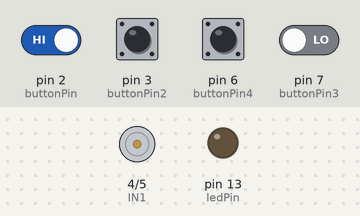
This sketch was run on a simulated Arduino Leonardo, built with avr-gcc and run on an emulated ATmega32U4. Shown: motor-driver pin pairs drawn as motors (green arrow = first pin HIGH = forward, orange = second pin HIGH = backward, longer = more drive), output pins drawn as LEDs (lit = HIGH). The inputs (shaded band) are chosen by the test bench; at power-on: pin 2 (buttonPin), pin 3 (buttonPin2), pin 6 (buttonPin4) HIGH, pin 7 (buttonPin3) LOW. What the sketch prints to the serial monitor is not drawn.

Above: at 1.2 s.
1.3 s: pin 6 (buttonPin4) pulled LOW for 1 s
At 1.8 s:
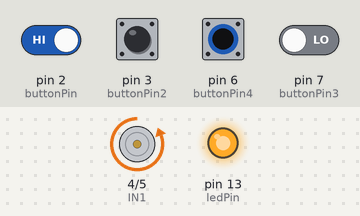
4.3 s: pin 3 (buttonPin2) pulled LOW for 0.15 s
At 5.4 s:
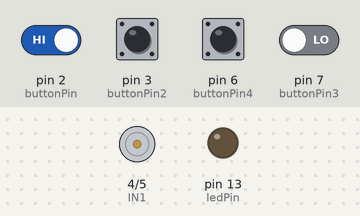
6.0 s: pin 6 (buttonPin4) pulled LOW for 0.15 s
At 6.1 s:
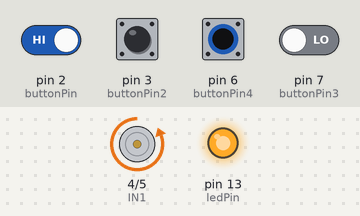
7.7 s: pin 6 (buttonPin4) pulled LOW for 1 s
At 10.2 s:
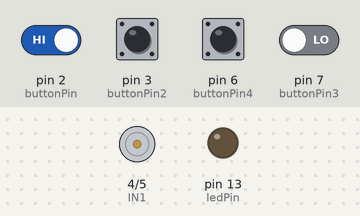
10.7 s: pin 2 (buttonPin) driven LOW and pin 3 (buttonPin2) driven LOW and pin 6 (buttonPin4) driven LOW and pin 7 (buttonPin3) driven HIGH
At 11.2 s:
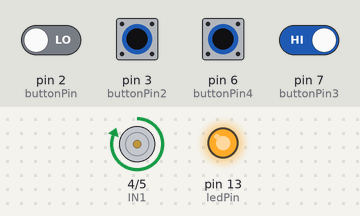
13.7 s: pin 2 (buttonPin) driven HIGH
At 14.3 s:
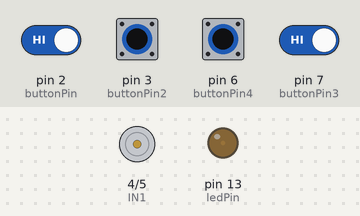
Timing chart, 0 to 16.2 s (numbered marks = the images above; inputs shaded):
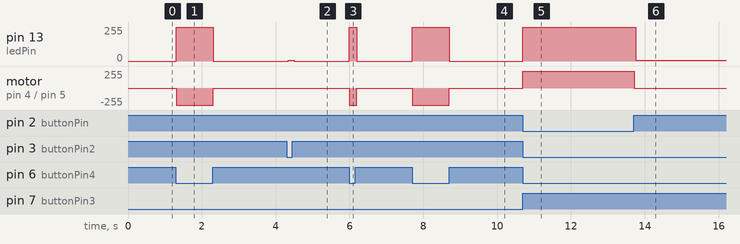

The sketch:

cod_1.ino
```cpp
const int buttonPin = 2;     // the number of the pushbutton pin
const int buttonPin2 = 3;
const int buttonPin3 = 7;     // the number of the pushbutton pin
const int buttonPin4 = 6;
const int ledPin =  13;      // the number of the LED pin

int buttonState = 0;         // variable for reading the pushbutton status
int buttonState2 = 0;
int buttonState3 = 0;         // variable for reading the pushbutton status
int buttonState4 = 0;

int IN1 = 4;
int IN2 = 5;

void setup() {
  Serial.begin(9600);
   while (!Serial) {
    ; // wait for serial port to connect. Needed for Leonardo only
  }

  // initialize the LED pin as an output:
  pinMode(ledPin, OUTPUT);
  // initialize the pushbutton pin as an input:

  pinMode(IN1, OUTPUT);
 pinMode(IN2, OUTPUT);

  pinMode(buttonPin, INPUT);
  pinMode(buttonPin2, INPUT);
}

void loop(){
  // read the state of the pushbutton value:
  buttonState = digitalRead(buttonPin);//2

  buttonState2 = digitalRead(buttonPin2);//3

  buttonState3 = digitalRead(buttonPin3);//7
  buttonState4 = digitalRead(buttonPin4);//6
//
  //FIM DE CURSO
  if(buttonState!=1&&buttonState3!=1)
  {
 // Serial.println("ligdos");
  }
  else{

  //abrir

  //fim de curso verde =3,chave =2
  if (buttonState2 == 0) {
     digitalWrite(ledPin, 1 );
     //Serial.println("ligou");
      if (buttonState == 1) {
      // turn LED on:
     digitalWrite(ledPin, 0);
      }
        else {
        // turn LED off:
        Serial.println("abrir");
          digitalWrite(ledPin,  1);
       digitalWrite(IN1, 1);
      digitalWrite(IN2, 0);
      delay(100);
       digitalWrite(IN1, 0);
      digitalWrite(IN2, 0  );
      }
  }
  else {
         digitalWrite(ledPin, 0);
       //Serial.println("deligado");
  }

  //-----------------------------------------
  // fim de curso =6, chave =7
   if (buttonState4 == 0) {
    //digitalWrite(ledPin, 1 );
      if (buttonState3 == 1) {
        digitalWrite(ledPin, 0);
      }
      else {
        Serial.println("fechar");
          // turn LED off:
          digitalWrite(ledPin,  1);
         digitalWrite(IN1, 0);
          digitalWrite(IN2, 1);
          delay(100);
          digitalWrite(IN1, 0);
          digitalWrite(IN2, 0  );
      }
  }
  else {
         digitalWrite(ledPin, 0 );
  }


           //  delay(100);
           //  buttonState4 = digitalRead(buttonPin4);
             Serial.println(buttonState2 );
           //  delay(100);

  }
 /* digitalWrite(IN1, HIGH);
digitalWrite(IN2, LOW);
 delay(2000);

 digitalWrite(IN1, LOW);
 digitalWrite(IN2, HIGH);
 delay(2000);*/
}
```

Measured:
- after the input at 1.3 s, pin 13 (ledPin): 0/255 → 255/255 at once, → 0/255 1.0 s later; motor on pin 4 (IN1) / pin 5 (IN2): stopped → backward 255/255 at once, → stopped 1.0 s later
- after the input at 4.3 s, pin 13 (ledPin): 0/255 → 7/255 at once, → 0/255 0.16 s later
- after the input at 6.0 s, pin 13 (ledPin): 0/255 → 255/255 at once, → 0/255 0.20 s later; motor on pin 4 (IN1) / pin 5 (IN2): stopped → backward 255/255 at once, → stopped 0.20 s later
- after the input at 7.7 s, pin 13 (ledPin): 0/255 → 255/255 at once, → 0/255 1.0 s later; motor on pin 4 (IN1) / pin 5 (IN2): stopped → backward 255/255 at once, → stopped 1.0 s later
- after the input at 10.7 s, pin 13 (ledPin): 0/255 → 255/255 at once; motor on pin 4 (IN1) / pin 5 (IN2): stopped → forward 255/255 at once
- after the input at 13.7 s, pin 13 (ledPin): 255/255 → 7/255 after 0.05 s; motor on pin 4 (IN1) / pin 5 (IN2): forward 255/255 → stopped at once
